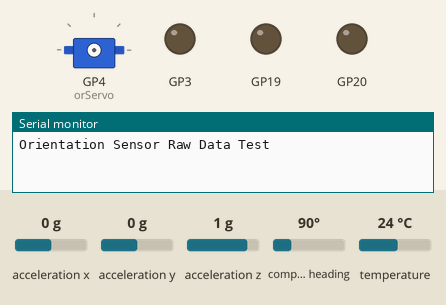
Recording of a sketch running on a simulated Raspberry Pi Pico. Parts: servo, output pins drawn as LEDs (lit = HIGH), the last lines printed to the serial monitor. The test bench sets the inputs (shaded band); at power-on: acceleration x 0 g, acceleration y 0 g, acceleration z 1 g, compass heading 90°, temperature 24 °C.

Above: at 0.1 s.
At 8.9 s:
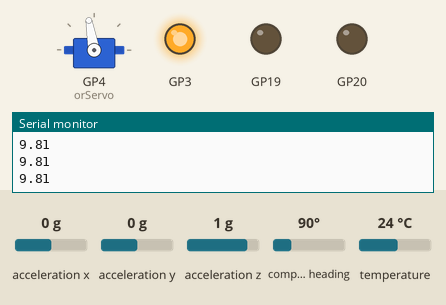
At 9.6 s:
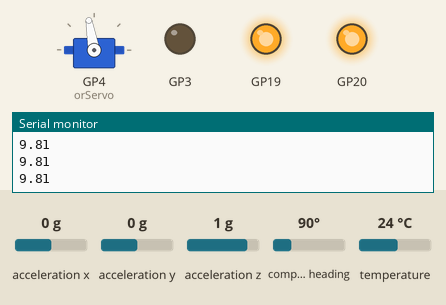
Timing chart, 0 to 12.0 s (numbered marks = the images above):
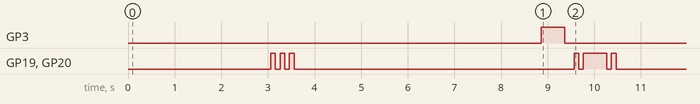

The sketch:

orientation.ino
```cpp
#include <Wire.h>
#include <Servo.h>
#include <Adafruit_Sensor.h>
#include <Adafruit_BNO055.h>
#include <utility/imumaths.h>

/* This driver reads raw data from the BNO055

   Connections
   ===========
   Connect SCL to analog 5
   Connect SDA to analog 4
   Connect VDD to 3.3V DC
   Connect GROUND to common ground

   History
   =======
   2015/MAR/03  - First release (KTOWN)
*/

/* Set the delay between fresh samples */
#define BNO055_SAMPLERATE_DELAY_MS (100)

// Check I2C device address and correct line below (by default address is 0x29 or 0x28)
//                                   id, address
Adafruit_BNO055 bno = Adafruit_BNO055(-1, 0x28, &Wire);

Servo orServo;

/**************************************************************************/
/*
    Arduino setup function (automatically called at startup)
*/
/**************************************************************************/

class Uprighting {
  public:
  float iOrX, iOrY, iOrZ;
  float iGsX, iGsY, iGsZ;
  float cOrX, cOrY, cOrZ;
  float cGsX, cGsY, cGsZ;
  int sSpeed;

  Uprighting() {
    iOrX = 0;
    iOrY = 0;
    iOrZ = 0;
    iGsX = 0;
    iGsY = 0;
    iGsZ = 0;
    cOrX = 0;
    cOrY = 0;
    cOrZ = 0;
    cGsX = 0;
    cGsY = 0;
    cGsZ = 0;
    sSpeed = 100;
  }

  void updateinitials(float iorx, float iory, float iorz, float igsx, float igsy, float igsz) {
    iOrX = iorx;
    iOrY = iory;
    iOrZ = iorz;
    iGsX = igsx;
    iGsY = igsy;
    iGsZ = igsz;
  }

  void updatecurrents(float corx, float cory, float corz, float cgsx, float cgsy, float cgsz) {
    cOrX = corx;
    cOrY = cory;
    cOrZ = corz;
    cGsX = cgsx;
    cGsY = cgsy;
    cGsZ = cgsz;
    Serial.println(cGsZ);
  }

  void upright() {
    delay(5000);
    imu::Vector<3> euler = bno.getVector(Adafruit_BNO055::VECTOR_EULER);
    imu::Vector<3> grav = bno.getVector(Adafruit_BNO055::VECTOR_GRAVITY);
    delay(BNO055_SAMPLERATE_DELAY_MS);
    updateinitials(euler.x(), euler.y(), euler.z(), grav.x(), grav.y(), grav.z());
    delay(100);
    digitalWrite(3, HIGH);
    orServo.write(100);
    delay(500);
    digitalWrite(3, LOW);
    euler = bno.getVector(Adafruit_BNO055::VECTOR_EULER);
    grav = bno.getVector(Adafruit_BNO055::VECTOR_GRAVITY);
    delay(BNO055_SAMPLERATE_DELAY_MS);
    updatecurrents(euler.x(), euler.y(), euler.z(), grav.x(), grav.y(), grav.z());
    delay(100);
    float diff_gs_z;
    diff_gs_z = cGsZ - iGsZ;
    if (diff_gs_z > 0) {
      sSpeed = 100;
      while (cGsZ < 9.65) {
        digitalWrite(3, HIGH);
        orServo.write(sSpeed);
        delay(100);
        digitalWrite(3, LOW);
        imu::Vector<3> euler = bno.getVector(Adafruit_BNO055::VECTOR_EULER);
        imu::Vector<3> grav = bno.getVector(Adafruit_BNO055::VECTOR_GRAVITY);
        delay(50);
        updatecurrents(euler.x(), euler.y(), euler.z(), grav.x(), grav.y(), grav.z());
        delay(50);
      }
      digitalWrite(19, HIGH);
      digitalWrite(20, HIGH);
      delay(100);
      digitalWrite(19, LOW);
      digitalWrite(20, LOW);
      delay(100);
      digitalWrite(19, HIGH);
      digitalWrite(20, HIGH);
      delay(500);
      digitalWrite(19, LOW);
      digitalWrite(20, LOW);
      delay(100);
      digitalWrite(19, HIGH);
      digitalWrite(20, HIGH);
      delay(100);
      digitalWrite(19, LOW);
      digitalWrite(20, LOW);
      return;
    }
    else {
      sSpeed = 80;
      while (cGsZ < 9.65) {
        digitalWrite(3, HIGH);
        orServo.write(sSpeed);
        delay(100);
        digitalWrite(3, LOW);
        imu::Vector<3> euler = bno.getVector(Adafruit_BNO055::VECTOR_EULER);
        imu::Vector<3> grav = bno.getVector(Adafruit_BNO055::VECTOR_GRAVITY);
        delay(50);
        updatecurrents(euler.x(), euler.y(), euler.z(), grav.x(), grav.y(), grav.z());
        delay(50);
      }
      digitalWrite(19, HIGH);
      digitalWrite(20, HIGH);
      delay(100);
      digitalWrite(19, LOW);
      digitalWrite(20, LOW);
      delay(100);
      digitalWrite(19, HIGH);
      digitalWrite(20, HIGH);
      delay(500);
      digitalWrite(19, LOW);
      digitalWrite(20, LOW);
      delay(100);
      digitalWrite(19, HIGH);
      digitalWrite(20, HIGH);
      delay(100);
      digitalWrite(19, LOW);
      digitalWrite(20, LOW);
      return;
    }
  }
};

Uprighting uprighter;
float iorx, iory, iorz, igsx, igsy, igsz;
float corx, cory, corz, cgsx, cgsy, cgsz;

void setup(void)
{
  Serial.begin(115200);

  while (!Serial) delay(10);  // wait for serial port to open!

  Serial.println("Orientation Sensor Raw Data Test"); Serial.println("");


  Wire.setSDA(16);
  Wire.setSCL(17);
  Wire.begin();

  /* Initialise the sensor */
  if(!bno.begin())
  {
    /* There was a problem detecting the BNO055 ... check your connections */
    Serial.print("Ooops, no BNO055 detected ... Check your wiring or I2C ADDR!");
    while(1);
  }

  delay(1000);

  /* Display the current temperature */
  int8_t temp = bno.getTemp();
  Serial.print("Current Temperature: ");
  Serial.print(temp);
  Serial.println(" C");
  Serial.println("");

  bno.setExtCrystalUse(true);

  pinMode(19, OUTPUT);
  pinMode(20, OUTPUT);
  pinMode(3, OUTPUT);
  digitalWrite(3, LOW);
  orServo.attach(4);

  Serial.println("Calibration status values: 0=uncalibrated, 3=fully calibrated");

  uprighter = Uprighting();

  for (int i = 0; i < 20; i++) {
    imu::Vector<3> euler = bno.getVector(Adafruit_BNO055::VECTOR_EULER);
    imu::Vector<3> grav = bno.getVector(Adafruit_BNO055::VECTOR_GRAVITY);
    Serial.println(grav.z());
    delay(BNO055_SAMPLERATE_DELAY_MS);
  }
  imu::Vector<3> euler = bno.getVector(Adafruit_BNO055::VECTOR_EULER);
  imu::Vector<3> grav = bno.getVector(Adafruit_BNO055::VECTOR_GRAVITY);
  /* Display the floating point data */
  iorx = euler.x();
  iory = euler.y();
  iorz = euler.z();
  igsx = grav.x();
  igsy = grav.y();
  igsz = grav.z();
  uprighter.updateinitials(iorx, iory, iorz, igsx, igsy, igsz);

  digitalWrite(19, HIGH);
  digitalWrite(20, HIGH);
  delay(100);
  digitalWrite(19, LOW);
  digitalWrite(20, LOW);
  delay(100);
  digitalWrite(19, HIGH);
  digitalWrite(20, HIGH);
  delay(100);
  digitalWrite(19, LOW);
  digitalWrite(20, LOW);
  delay(100);
  digitalWrite(19, HIGH);
  digitalWrite(20, HIGH);
  delay(100);
  digitalWrite(19, LOW);
  digitalWrite(20, LOW);
  delay(100);
  uprighter.upright();
}


void loop(void)
{
  delay(BNO055_SAMPLERATE_DELAY_MS);
}
```
